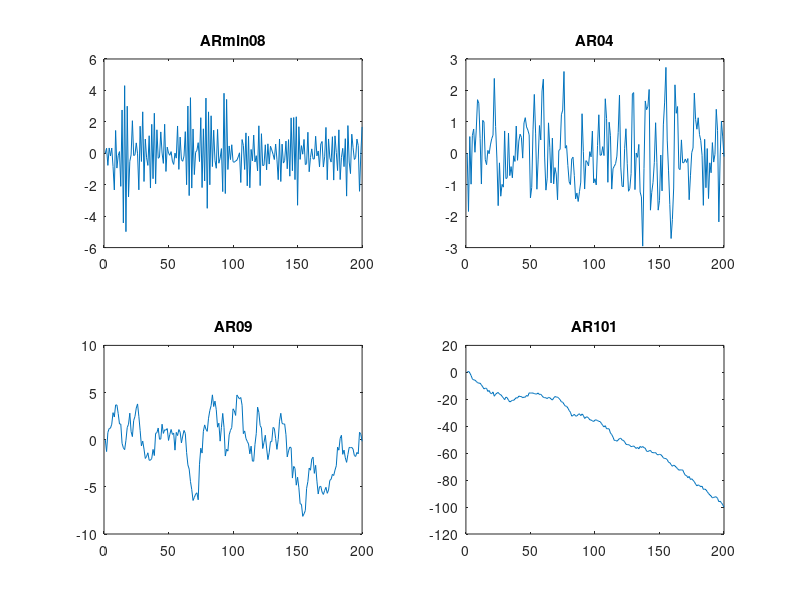
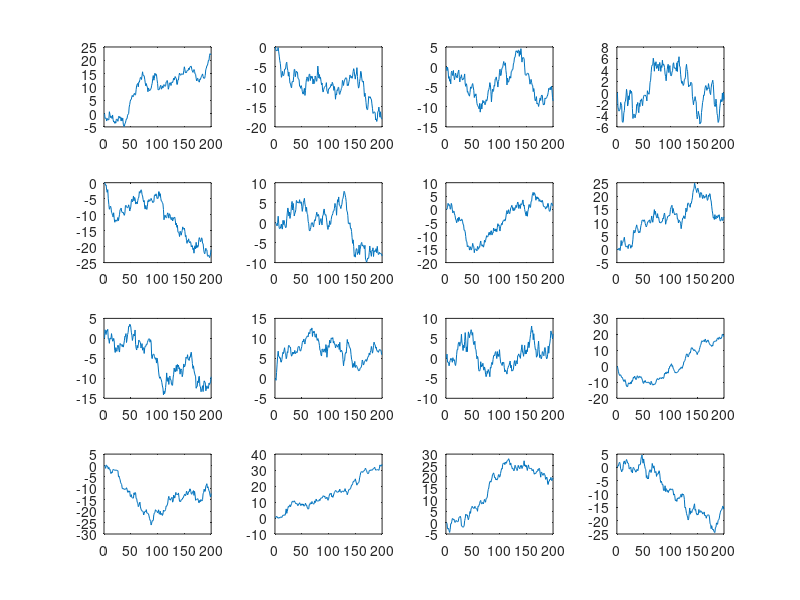

These charts were generated, in order, by the following MATLAB code:
% =======================================================================
% Simulate and plot autoregressive processes and random walks
% =======================================================================
% Willi Mutschler, January 2018
% willi@mutschler.eu
% =======================================================================
clearvars; clc;close all;
%% Generate and plot autoregressive processes
phi=[-0.8 0.4 0.9 1.01];    % different values for the phi coefficient
sigma=1;                    % value for standard deviation of white noise
T=200;                      % value for number of observations
y=nan(T,4);                 % initiailize output vector with nan
y(1,:)=zeros(1,4);          % set first period to zero
for t=2:T
    for j=1:4
        y(t,j)=phi(j)*y(t-1,j)+randn()*sigma; % Simulate time series
    end
end

nameAr={'ARmin08','AR04','AR09','AR101'}; % create cell with titles of plots
                                          % note the use of curly brakets 
                                          % to deal with strings of
                                          % different length
figure('name','AR Plots');                % open new window for figure
for i=1:4
    subplot(2,2,i);
    plot(y(:,i));
    title(nameAr{i}); % use curly brackets to access cells with strings
end


%% Generate and plot random walks
nRW = 16;               % number of Random Walks to generate
sigma=1;                % value of standard error of white noise
T=200;                  % number of observations
y=nan(T,nRW);           % initialize output vector with nan
y(1,:)=zeros(1,nRW);    % set first period to zero
for t=2:T
    for j = 1:nRW
        y(t,j)=y(t-1,j)+randn()*sigma;
    end
end

figure('name','Random Walks');
for j=1:nRW
    subplot(4,4,j);
    plot(y(:,j));    
end